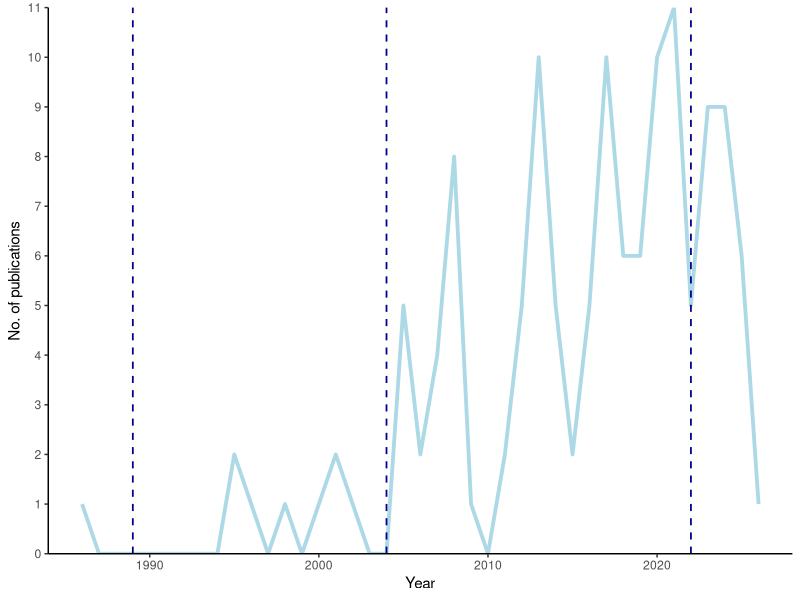

Write R code to recreate this figure.
# BIBLIOGRAPHY CHART

library(readr)
library(tidyverse)
bibliography <- read_csv("bibliography_final.csv", 
                           skip = 1)


bibliography<-bibliography%>%
  select(`Author / Year`, Year)%>%
  count(Year)

new_bibliography<- bibliography%>%
  complete(Year = 1986:2026) %>%
  mutate(n = replace_na(n, 0))

library(ggplot2)

bib_year<-ggplot(data=new_bibliography, aes(x=Year, y=n))+
  geom_line(linewidth=1.3, color="lightblue")+
  theme_bw()+
  geom_vline(xintercept=1989, linetype="dashed", color="darkblue", linewidth=0.6)+
  geom_vline(xintercept=2004, linetype="dashed", color="darkblue", linewidth=0.6)+
  geom_vline(xintercept=2022, linetype="dashed", color="darkblue", linewidth=0.6)+
  theme(
    panel.grid=element_blank(),
    panel.border=element_blank(),
    axis.line=element_line(color="black"))+
  ylab("No. of publications")+
  scale_y_continuous(
    limits = c(0, 11),
    breaks = seq(0, 11, by = 1),
    expand = c(0, 0)
  )
bib_year
#ggsave("bibliography_year.jpg", plot = bib_year, width = 6, height = 4, units = "in", dpi = 500)
